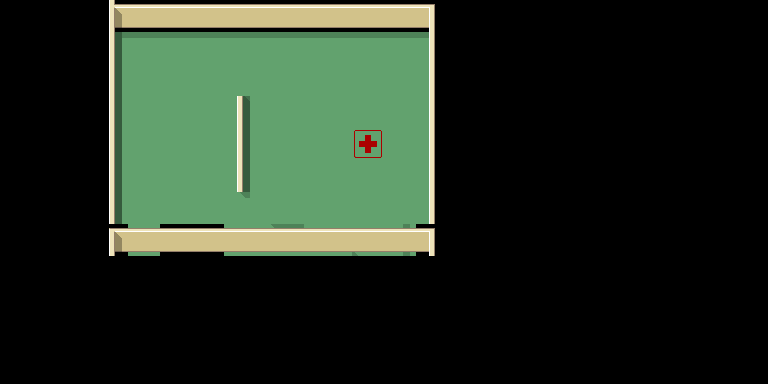

Below is a game level as drawn by its tile map, then a one-line description and the .tmx that defines it (tile-layer data replaced by summaries):
An orthogonal 24x12 tile map with 32x32 px tiles, 5 tile layers (floor, shadows, shadows2, Walls, ...), 2 tilesets and 3 objects (target, crate, start).

<map version="1.0" orientation="orthogonal" width="24" height="12" tilewidth="32" tileheight="32">
 <tileset firstgid="1" name="hospital_256" tilewidth="32" tileheight="32">
  <image source="textures/hospital_set.png" width="256" height="256" />
  <tile id="5">
   <properties>
    <property name="cratetarget" value="" />
   </properties>
  </tile>
  <tile id="7">
   <properties>
    <property name="crate" value="" />
   </properties>
  </tile>
  <tile id="15">
   <properties>
    <property name="tilemakesureyourpassportisuptodateffs" value="" />
   </properties>
  </tile>
 </tileset>
 <tileset firstgid="65" name="shadows_256" tilewidth="32" tileheight="32">
  <image source="textures/shadows_256x256.png" width="256" height="256" />
 </tileset>
 <layer name="floor" width="24" height="12">
  <data>[288 cells, 73 non-empty, 3 distinct tile ids]</data>
 </layer>
 <layer name="shadows" width="24" height="12">
  <data>[288 cells, 43 non-empty, 10 distinct tile ids]</data>
 </layer>
 <layer name="shadows2" width="24" height="12">
  <data>[288 cells, 1 non-empty, 1 distinct tile ids]</data>
 </layer>
 <layer name="Walls" width="24" height="12">
  <data>[288 cells, 37 non-empty, 5 distinct tile ids]</data>
 </layer>
 <objectgroup name="Objects1" width="24" height="12">
  <object name="target" type="target" x="356" y="129" width="32" height="32" />
  <object name="crate" type="crate" x="265" y="126" width="32" height="32" />
  <object name="start" type="start" x="152" y="123" width="32" height="32" />
 </objectgroup>
 <layer name="decoration" width="24" height="12">
  <data>[288 cells, 1 non-empty, 1 distinct tile ids]</data>
 </layer>
</map>